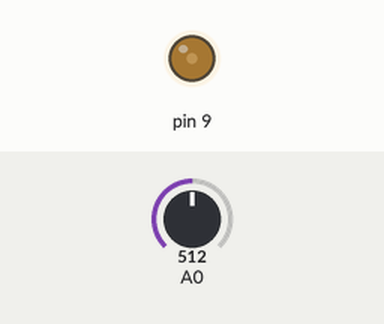
Simulated run of this sketch. Board: Arduino Uno, built with avr-gcc and run on an emulated ATmega328P. Shown: output pins drawn as LEDs (lit = HIGH). The test bench sets the inputs (shaded band); at power-on: A0 = 512. What the sketch prints to the serial monitor is not drawn.

Above: at 2.2 s.
2.3 s: A0 set to 716
At 4.2 s:
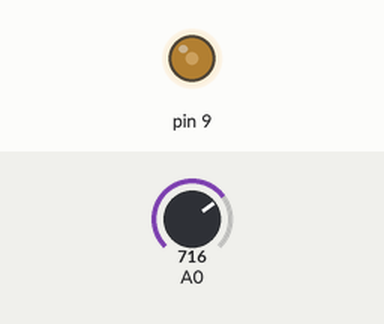
4.5 s: A0 set to 511
At 5.4 s:
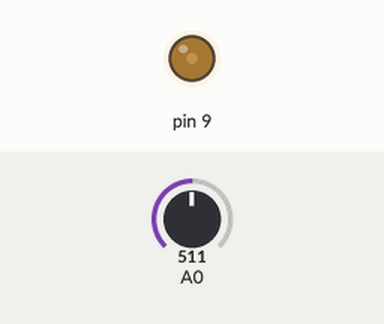
Timing chart, 0 to 7.5 s (numbered marks = the images above; inputs shaded):
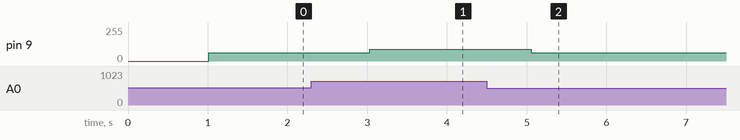

Measured:
- after the input at 2.3 s, pin 9: 63/255 → 88/255 after 0.73 s
- after the input at 4.5 s, pin 9: 88/255 → 63/255 after 0.55 s

The sketch:

sketch_mar31b.ino
```cpp
String ssid     = "Simulator Wifi";  // SSID to connect to
String password = ""; // Our virtual wifi has no password
String host     = "api.thingspeak.com"; // Open Weather Map API
const int httpPort   = 80;
String uri     = "/update?api_key=QKZCU0X0ZFVVG677&field1=";
int TempSensor;

int setupESP8266(void) {

  // Start our ESP8266 Serial Communication
  Serial.begin(115200);   // Serial connection over USB to computer
  Serial.println("AT");   // Serial connection on Tx / Rx port to ESP8266
  delay(10);        // Wait a little for the ESP to respond
  if (!Serial.find("OK")) return 1;

  // Connect to 123D Circuits Simulator Wifi
  Serial.println("AT+CWJAP=\"" + ssid + "\",\"" + password + "\"");
  delay(10);        // Wait a little for the ESP to respond
  if (!Serial.find("OK")) return 2;

  // Open TCP connection to the host:
  Serial.println("AT+CIPSTART=\"TCP\",\"" + host + "\"," + httpPort);
  delay(50);        // Wait a little for the ESP to respond
  if (!Serial.find("OK")) return 3;

  return 0;
}

void anydata(void) {

  TempSensor = (analogRead(A0)/2)-1;
  analogWrite(9, map(TempSensor, 0, 1023, 0, 255));

  // Construct our HTTP call
  String httpPacket = "GET " + uri + String(TempSensor) + " HTTP/1.1\r\nHost: " + host + "\r\n\r\n";
  int length = httpPacket.length();

  // Send our message length
  Serial.print("AT+CIPSEND=");
  Serial.println(length);
  delay(10); // Wait a little for the ESP to respond if (!Serial.find(">")) return -1;

  // Send our http request
  Serial.print(httpPacket);
   Serial.print(TempSensor);

  delay(10); // Wait a little for the ESP to respond
  if (!Serial.find("SEND OK\r\n")) return;


}


void setup() {
  setupESP8266();


}

void loop() {

 anydata();

 delay(1000);
}
```
